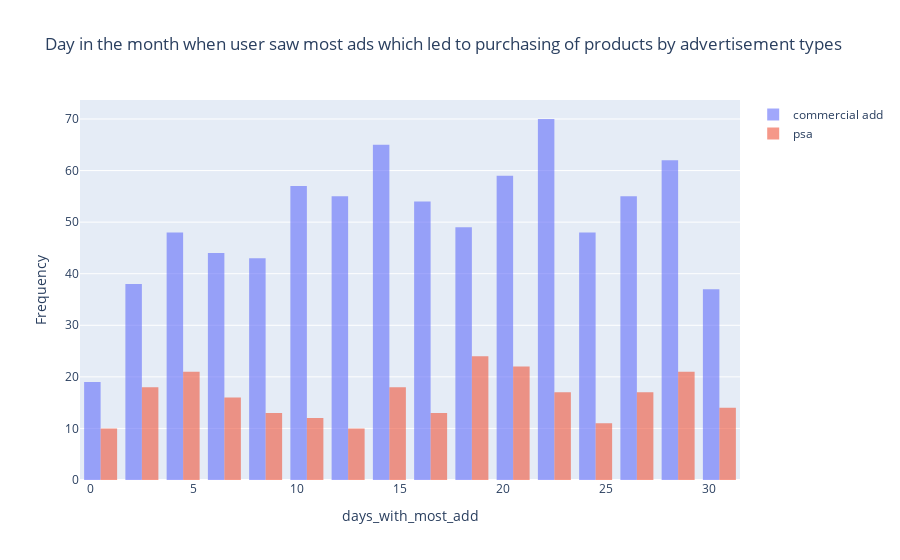

Here is the notebook cell this chart was saved with:
### Markdown cell above
Commercial ads has slightly same viewership throughtout the month

### Code cell
fig=go.Figure()
fig.add_trace(go.Histogram(x=ad_data_purchased["days_with_most_add"],name="commercial add",opacity=0.6))
fig.add_trace(go.Histogram(x=psa_data_purchased["days_with_most_add"],name="psa",opacity=0.6))
fig.update_layout(title_text="Day in the month when user saw most ads which led to purchasing of products by advertisement types",
                  xaxis_title_text="days_with_most_add",
                  yaxis_title_text="Frequency")
fig.show()

### Figure 1 — Plotly figure (JSON) as saved in the notebook; plotly's stock layout.template omitted (floating-point values rounded to 4 significant figures; data arrays with more than 128 entries replaced by an {"elided": "..."} marker saying what was removed)
{"data": [{"name": "commercial add", "opacity": 0.6, "type": "histogram", "x": {"elided": "803 int values"}}, {"name": "psa", "opacity": 0.6, "type": "histogram", "x": {"elided": "257 int values"}}], "layout": {"autosize": true, "title": {"text": "Day in the month when user saw most ads which led to purchasing of products by advertisement types"}, "xaxis": {"autorange": true, "range": [-0.5, 31.5], "title": {"text": "days_with_most_add"}, "type": "linear"}, "yaxis": {"autorange": true, "range": [0, 73.68], "title": {"text": "Frequency"}}}}
